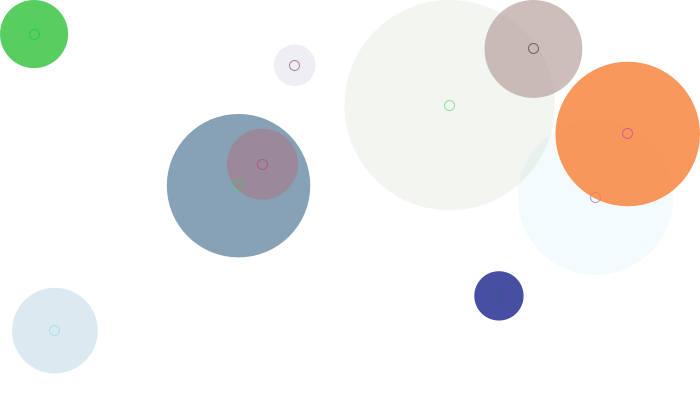
Frame 1 (no input)
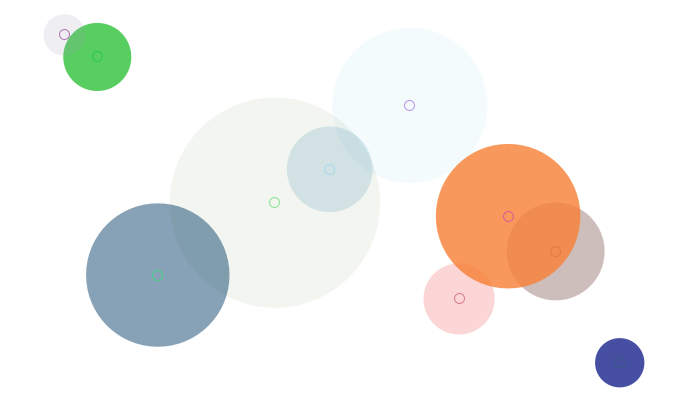
Frame 60 (the mouse pressed at the canvas centre just before this capture)
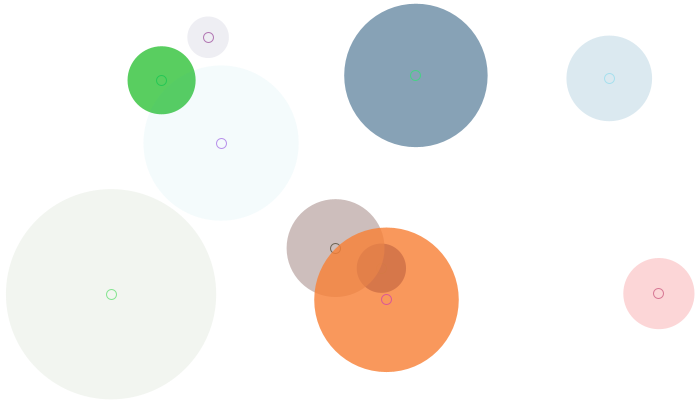
Frame 120 (the mouse held since frame 60 and released just before this capture)

The Processing sketch that drew these frames (run headless with seeded random() and noise(); from frame 60 on, the mouse is pressed at the canvas centre):

// Processing sketch: processing_122766
// ── processing_122766.pde

// Exercise Program for the lecture on "Emergence"
// a program to draw bouncing circles using objects
// for Design Programming Design, Fall 2013 NCKU
// schien@mail.ncku.edu.tw


int _num = 10;      
Circle[] _circleArr = {
};  

void setup() { 
  size(700, 400); 
  background(255); 
  strokeWeight(1); 
  fill(150, 50); 
  drawCircles();
} 

void draw() {    
  background(255);
  for (int i=0; i<_circleArr.length; i++) {
    Circle thisCirc = _circleArr[i];
    thisCirc.updateMe();
  }
} 

void mouseReleased() { 
  drawCircles();
} 

void drawCircles() { 
  for (int i=0; i<_num; i++) { 
    Circle thisCirc = new Circle();
    thisCirc.drawMe();
    _circleArr = (Circle[])append(_circleArr, thisCirc);
  }
}


class Circle {
  float x, y;
  float radius;
  color linecol, fillcol;
  float alph; 
  float xmove, ymove;


  Circle() {
    x = random(width);
    y = random(height);
    radius = random(100) + 10;
    linecol = color(random(255), random(255), random(255));
    fillcol = color(random(255), random(255), random(255));
    alph = random(255);

    xmove = random(10) - 5;
    ymove = random(10) - 5;
  }

  void drawMe() {
    noStroke();
    fill(fillcol, alph);
    ellipse(x, y, radius*2, radius*2);
    stroke(linecol, 150);
    noFill();
    ellipse(x, y, 10, 10);
  }

  void updateMe() {
    x += xmove;
    y += ymove;

    //ping-pong movement
    if (x > (width-radius)) { 
      x = width-radius;
      xmove = -xmove;
    }
    if (x < (radius)) {
      x = radius; 
      xmove = -xmove;
    }
    if (y > (height-radius)) { 
      y = height-radius;
      ymove = -ymove;
    }
    if (y < (radius)) { 
      y = radius;
      ymove = -ymove;
    }
    drawMe();
  }
}
